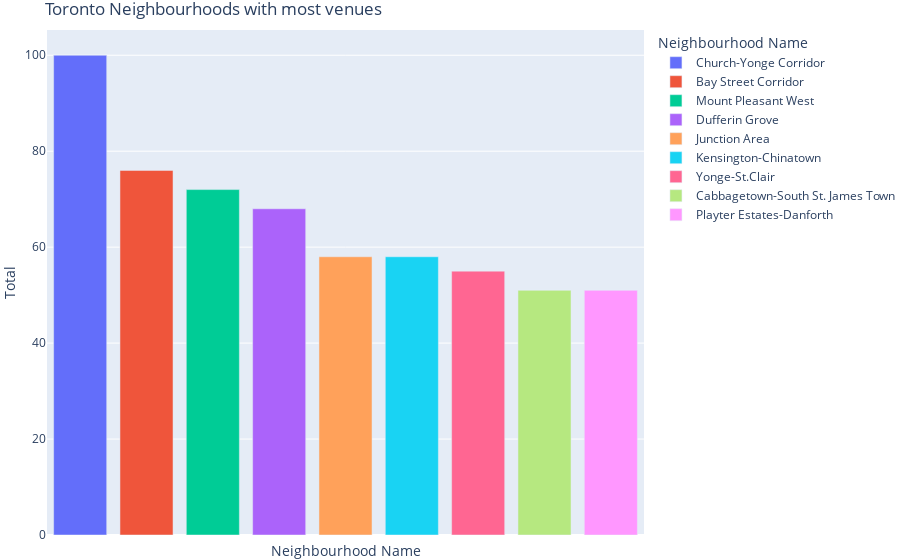

Notebook source saved alongside this figure:
### Code cell
topvenues_barchart = px.bar(tem2.query("Total>48"),
                            x="Neighbourhood Name",
                            y="Total", 
                            color="Neighbourhood Name")

topvenues_barchart.update_layout(title = 'Toronto Neighbourhoods with most venues',
                         margin={"r":0,"t":30,"l":0,"b":0})

topvenues_barchart.update_xaxes(showticklabels=False) # Removed tick labels as it was too long
topvenues_barchart.show() # Display plot

### Figure 1 — Plotly figure (JSON) as saved in the notebook; plotly's stock layout.template omitted (floating-point values rounded to 4 significant figures)
{"data": [{"alignmentgroup": "True", "hovertemplate": "Neighbourhood Name=%{x}<br>Total=%{y}<extra></extra>", "legendgroup": "Church-Yonge Corridor", "marker": {"color": "#636efa"}, "name": "Church-Yonge Corridor", "offsetgroup": "Church-Yonge Corridor", "orientation": "v", "showlegend": true, "textposition": "auto", "type": "bar", "x": ["Church-Yonge Corridor"], "xaxis": "x", "y": [100], "yaxis": "y"}, {"alignmentgroup": "True", "hovertemplate": "Neighbourhood Name=%{x}<br>Total=%{y}<extra></extra>", "legendgroup": "Bay Street Corridor", "marker": {"color": "#EF553B"}, "name": "Bay Street Corridor", "offsetgroup": "Bay Street Corridor", "orientation": "v", "showlegend": true, "textposition": "auto", "type": "bar", "x": ["Bay Street Corridor"], "xaxis": "x", "y": [76], "yaxis": "y"}, {"alignmentgroup": "True", "hovertemplate": "Neighbourhood Name=%{x}<br>Total=%{y}<extra></extra>", "legendgroup": "Mount Pleasant West", "marker": {"color": "#00cc96"}, "name": "Mount Pleasant West", "offsetgroup": "Mount Pleasant West", "orientation": "v", "showlegend": true, "textposition": "auto", "type": "bar", "x": ["Mount Pleasant West"], "xaxis": "x", "y": [72], "yaxis": "y"}, {"alignmentgroup": "True", "hovertemplate": "Neighbourhood Name=%{x}<br>Total=%{y}<extra></extra>", "legendgroup": "Dufferin Grove", "marker": {"color": "#ab63fa"}, "name": "Dufferin Grove", "offsetgroup": "Dufferin Grove", "orientation": "v", "showlegend": true, "textposition": "auto", "type": "bar", "x": ["Dufferin Grove"], "xaxis": "x", "y": [68], "yaxis": "y"}, {"alignmentgroup": "True", "hovertemplate": "Neighbourhood Name=%{x}<br>Total=%{y}<extra></extra>", "legendgroup": "Junction Area", "marker": {"color": "#FFA15A"}, "name": "Junction Area", "offsetgroup": "Junction Area", "orientation": "v", "showlegend": true, "textposition": "auto", "type": "bar", "x": ["Junction Area"], "xaxis": "x", "y": [58], "yaxis": "y"}, {"alignmentgroup": "True", "hovertemplate": "Neighbourhood Name=%{x}<br>Total=%{y}<extra></extra>", "legendgroup": "Kensington-Chinatown", "marker": {"color": "#19d3f3"}, "name": "Kensington-Chinatown", "offsetgroup": "Kensington-Chinatown", "orientation": "v", "showlegend": true, "textposition": "auto", "type": "bar", "x": ["Kensington-Chinatown"], "xaxis": "x", "y": [58], "yaxis": "y"}, {"alignmentgroup": "True", "hovertemplate": "Neighbourhood Name=%{x}<br>Total=%{y}<extra></extra>", "legendgroup": "Yonge-St.Clair", "marker": {"color": "#FF6692"}, "name": "Yonge-St.Clair", "offsetgroup": "Yonge-St.Clair", "orientation": "v", "showlegend": true, "textposition": "auto", "type": "bar", "x": ["Yonge-St.Clair"], "xaxis": "x", "y": [55], "yaxis": "y"}, {"alignmentgroup": "True", "hovertemplate": "Neighbourhood Name=%{x}<br>Total=%{y}<extra></extra>", "legendgroup": "Cabbagetown-South St. James Town", "marker": {"color": "#B6E880"}, "name": "Cabbagetown-South St. James Town", "offsetgroup": "Cabbagetown-South St. James Town", "orientation": "v", "showlegend": true, "textposition": "auto", "type": "bar", "x": ["Cabbagetown-South St. James Town"], "xaxis": "x", "y": [51], "yaxis": "y"}, {"alignmentgroup": "True", "hovertemplate": "Neighbourhood Name=%{x}<br>Total=%{y}<extra></extra>", "legendgroup": "Playter Estates-Danforth", "marker": {"color": "#FF97FF"}, "name": "Playter Estates-Danforth", "offsetgroup": "Playter Estates-Danforth", "orientation": "v", "showlegend": true, "textposition": "auto", "type": "bar", "x": ["Playter Estates-Danforth"], "xaxis": "x", "y": [51], "yaxis": "y"}], "layout": {"barmode": "relative", "legend": {"title": {"text": "Neighbourhood Name"}, "tracegroupgap": 0}, "margin": {"b": 0, "l": 0, "r": 0, "t": 30}, "title": {"text": "Toronto Neighbourhoods with most venues"}, "xaxis": {"anchor": "y", "categoryarray": ["Church-Yonge Corridor", "Bay Street Corridor", "Mount Pleasant West", "Dufferin Grove", "Junction Area", "Kensington-Chinatown", "Yonge-St.Clair", "Cabbagetown-South St. James Town", "Playter Estates-Danforth"], "categoryorder": "array", "domain": [0, 1], "showticklabels": false, "title": {"text": "Neighbourhood Name"}}, "yaxis": {"anchor": "x", "domain": [0, 1], "title": {"text": "Total"}}}}
